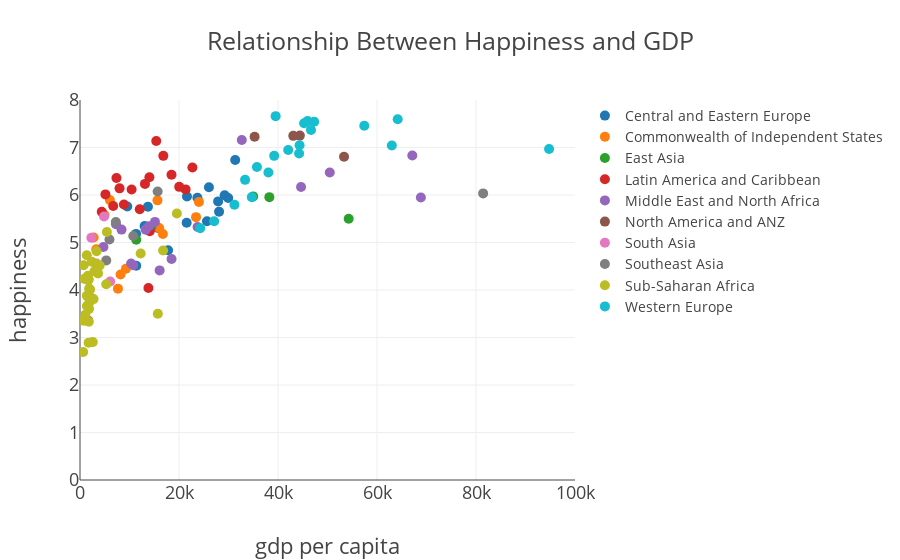

The code cell stored with this chart in its notebook:
### Code cell
trace = [go.Scatter(y=df_gdp[a + '_happiness'], x=df_gdp[a + '_gdp_per_cap'],
                    text=df_gdp[a + '_country'], mode='markers', marker=dict(size=10), name=a) for a in region_list]
data = trace
layout = go.Layout(title='Relationship Between Happiness and GDP', font=dict(size=18),
                   yaxis=dict(title='happiness', range=[0, 8]),
                   xaxis=dict(title='gdp per capita', range=[0, 100000]), legend=dict(font=dict(size=14)))
fig = go.Figure(data=data, layout=layout)
offline.iplot(fig)

### Figure 1 — Plotly figure (JSON) as saved in the notebook; plotly's stock layout.template omitted (floating-point values rounded to 4 significant figures; data arrays with more than 128 entries replaced by an {"elided": "..."} marker saying what was removed)
{"data": [{"marker": {"size": 10}, "mode": "markers", "name": "Central and Eastern Europe", "text": {"elided": "142 str values"}, "type": "scatter", "uid": "1f8fbde2-92b1-11e8-90aa-60030899ee42", "x": {"elided": "142 float values"}, "y": {"elided": "142 float values"}}, {"marker": {"size": 10}, "mode": "markers", "name": "Commonwealth of Independent States", "text": {"elided": "142 str values"}, "type": "scatter", "uid": "1f8fc198-92b1-11e8-84b0-60030899ee42", "x": {"elided": "142 float values"}, "y": {"elided": "142 float values"}}, {"marker": {"size": 10}, "mode": "markers", "name": "East Asia", "text": {"elided": "142 str values"}, "type": "scatter", "uid": "1f8fc436-92b1-11e8-a321-60030899ee42", "x": {"elided": "142 float values"}, "y": {"elided": "142 float values"}}, {"marker": {"size": 10}, "mode": "markers", "name": "Latin America and Caribbean", "text": {"elided": "142 str values"}, "type": "scatter", "uid": "1f8fc6ac-92b1-11e8-a434-60030899ee42", "x": {"elided": "142 float values"}, "y": {"elided": "142 float values"}}, {"marker": {"size": 10}, "mode": "markers", "name": "Middle East and North Africa", "text": {"elided": "142 str values"}, "type": "scatter", "uid": "1f8fc918-92b1-11e8-a8f5-60030899ee42", "x": {"elided": "142 float values"}, "y": {"elided": "142 float values"}}, {"marker": {"size": 10}, "mode": "markers", "name": "North America and ANZ", "text": {"elided": "142 str values"}, "type": "scatter", "uid": "1f8fcb7a-92b1-11e8-b4f4-60030899ee42", "x": {"elided": "142 float values"}, "y": {"elided": "142 float values"}}, {"marker": {"size": 10}, "mode": "markers", "name": "South Asia", "text": {"elided": "142 str values"}, "type": "scatter", "uid": "1f8fcddc-92b1-11e8-ad28-60030899ee42", "x": {"elided": "142 float values"}, "y": {"elided": "142 float values"}}, {"marker": {"size": 10}, "mode": "markers", "name": "Southeast Asia", "text": {"elided": "142 str values"}, "type": "scatter", "uid": "1f8fd034-92b1-11e8-84b5-60030899ee42", "x": {"elided": "142 float values"}, "y": {"elided": "142 float values"}}, {"marker": {"size": 10}, "mode": "markers", "name": "Sub-Saharan Africa", "text": {"elided": "142 str values"}, "type": "scatter", "uid": "1f8fd298-92b1-11e8-8a37-60030899ee42", "x": {"elided": "142 float values"}, "y": {"elided": "142 float values"}}, {"marker": {"size": 10}, "mode": "markers", "name": "Western Europe", "text": {"elided": "142 str values"}, "type": "scatter", "uid": "1f8fd4ee-92b1-11e8-9983-60030899ee42", "x": {"elided": "142 float values"}, "y": {"elided": "142 float values"}}], "layout": {"font": {"size": 18}, "legend": {"font": {"size": 14}}, "title": "Relationship Between Happiness and GDP", "xaxis": {"range": [0, 100000], "title": "gdp per capita"}, "yaxis": {"range": [0, 8], "title": "happiness"}}}
